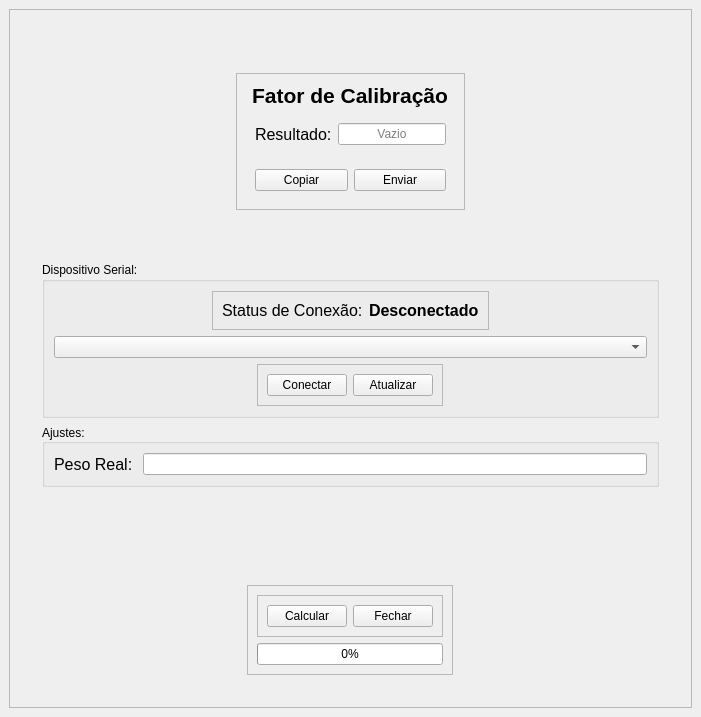
<?xml version="1.0" encoding="UTF-8"?>
<ui version="4.0">
 <class>MainWindow</class>
 <widget class="QMainWindow" name="MainWindow">
  <property name="geometry">
   <rect>
    <x>0</x>
    <y>0</y>
    <width>701</width>
    <height>717</height>
   </rect>
  </property>
  <property name="windowTitle">
   <string>MainWindow</string>
  </property>
  <widget class="QWidget" name="centralwidget">
   <layout class="QVBoxLayout" name="verticalLayout">
    <item>
     <widget class="QFrame" name="frame_2">
      <property name="frameShape">
       <enum>QFrame::Shape::StyledPanel</enum>
      </property>
      <property name="frameShadow">
       <enum>QFrame::Shadow::Raised</enum>
      </property>
      <layout class="QVBoxLayout" name="verticalLayout_4">
       <property name="leftMargin">
        <number>32</number>
       </property>
       <property name="topMargin">
        <number>32</number>
       </property>
       <property name="rightMargin">
        <number>32</number>
       </property>
       <property name="bottomMargin">
        <number>32</number>
       </property>
       <item>
        <spacer name="verticalSpacer_2">
         <property name="orientation">
          <enum>Qt::Orientation::Vertical</enum>
         </property>
         <property name="sizeHint" stdset="0">
          <size>
           <width>20</width>
           <height>40</height>
          </size>
         </property>
        </spacer>
       </item>
       <item alignment="Qt::AlignmentFlag::AlignHCenter|Qt::AlignmentFlag::AlignVCenter">
        <widget class="QFrame" name="frame_1">
         <property name="frameShape">
          <enum>QFrame::Shape::StyledPanel</enum>
         </property>
         <property name="frameShadow">
          <enum>QFrame::Shadow::Sunken</enum>
         </property>
         <layout class="QVBoxLayout" name="verticalLayout_2">
          <item alignment="Qt::AlignmentFlag::AlignHCenter">
           <widget class="QLabel" name="label_2">
            <property name="font">
             <font>
              <pointsize>16</pointsize>
              <italic>false</italic>
              <bold>true</bold>
             </font>
            </property>
            <property name="frameShape">
             <enum>QFrame::Shape::NoFrame</enum>
            </property>
            <property name="frameShadow">
             <enum>QFrame::Shadow::Raised</enum>
            </property>
            <property name="text">
             <string>Fator de Calibração</string>
            </property>
            <property name="textFormat">
             <enum>Qt::TextFormat::PlainText</enum>
            </property>
            <property name="scaledContents">
             <bool>false</bool>
            </property>
            <property name="alignment">
             <set>Qt::AlignmentFlag::AlignCenter</set>
            </property>
            <property name="buddy">
             <cstring>line_edit_fator</cstring>
            </property>
           </widget>
          </item>
          <item>
           <widget class="QFrame" name="frame_6">
            <property name="frameShape">
             <enum>QFrame::Shape::NoFrame</enum>
            </property>
            <property name="frameShadow">
             <enum>QFrame::Shadow::Raised</enum>
            </property>
            <layout class="QHBoxLayout" name="horizontalLayout_5">
             <item>
              <widget class="QLabel" name="label_6">
               <property name="font">
                <font>
                 <pointsize>12</pointsize>
                </font>
               </property>
               <property name="text">
                <string>Resultado:</string>
               </property>
              </widget>
             </item>
             <item>
              <widget class="QLineEdit" name="line_edit_fator">
               <property name="text">
                <string/>
               </property>
               <property name="alignment">
                <set>Qt::AlignmentFlag::AlignCenter</set>
               </property>
               <property name="readOnly">
                <bool>false</bool>
               </property>
               <property name="placeholderText">
                <string>Vazio</string>
               </property>
              </widget>
             </item>
            </layout>
           </widget>
          </item>
          <item>
           <widget class="QFrame" name="frame">
            <property name="frameShape">
             <enum>QFrame::Shape::NoFrame</enum>
            </property>
            <layout class="QHBoxLayout" name="horizontalLayout_2">
             <item>
              <widget class="QPushButton" name="pushButton_3">
               <property name="text">
                <string>Copiar</string>
               </property>
              </widget>
             </item>
             <item>
              <widget class="QPushButton" name="btn_enviar">
               <property name="text">
                <string>Enviar</string>
               </property>
              </widget>
             </item>
            </layout>
           </widget>
          </item>
         </layout>
        </widget>
       </item>
       <item>
        <spacer name="verticalSpacer_3">
         <property name="orientation">
          <enum>Qt::Orientation::Vertical</enum>
         </property>
         <property name="sizeHint" stdset="0">
          <size>
           <width>20</width>
           <height>55</height>
          </size>
         </property>
        </spacer>
       </item>
       <item>
        <widget class="QGroupBox" name="group_dispositivo_serial">
         <property name="contextMenuPolicy">
          <enum>Qt::ContextMenuPolicy::DefaultContextMenu</enum>
         </property>
         <property name="title">
          <string>Dispositivo Serial: </string>
         </property>
         <layout class="QVBoxLayout" name="verticalLayout_3">
          <item alignment="Qt::AlignmentFlag::AlignHCenter">
           <widget class="QFrame" name="frame_5">
            <property name="frameShape">
             <enum>QFrame::Shape::StyledPanel</enum>
            </property>
            <property name="frameShadow">
             <enum>QFrame::Shadow::Sunken</enum>
            </property>
            <layout class="QHBoxLayout" name="horizontalLayout_4">
             <item alignment="Qt::AlignmentFlag::AlignHCenter">
              <widget class="QLabel" name="label_4">
               <property name="font">
                <font>
                 <pointsize>12</pointsize>
                </font>
               </property>
               <property name="text">
                <string>Status de Conexão:</string>
               </property>
              </widget>
             </item>
             <item>
              <widget class="QLabel" name="display_status">
               <property name="font">
                <font>
                 <pointsize>12</pointsize>
                 <bold>true</bold>
                </font>
               </property>
               <property name="text">
                <string>Desconectado</string>
               </property>
              </widget>
             </item>
            </layout>
           </widget>
          </item>
          <item>
           <widget class="QComboBox" name="cbox_seriais"/>
          </item>
          <item alignment="Qt::AlignmentFlag::AlignHCenter">
           <widget class="QFrame" name="frame_4">
            <property name="frameShape">
             <enum>QFrame::Shape::StyledPanel</enum>
            </property>
            <property name="frameShadow">
             <enum>QFrame::Shadow::Raised</enum>
            </property>
            <layout class="QHBoxLayout" name="horizontalLayout_3">
             <item>
              <widget class="QPushButton" name="btn_conectar">
               <property name="text">
                <string>Conectar</string>
               </property>
              </widget>
             </item>
             <item>
              <widget class="QPushButton" name="btn_atualizar">
               <property name="text">
                <string>Atualizar</string>
               </property>
              </widget>
             </item>
            </layout>
           </widget>
          </item>
         </layout>
        </widget>
       </item>
       <item alignment="Qt::AlignmentFlag::AlignVCenter">
        <widget class="QGroupBox" name="groupBox_2">
         <property name="title">
          <string>Ajustes: </string>
         </property>
         <property name="alignment">
          <set>Qt::AlignmentFlag::AlignLeading|Qt::AlignmentFlag::AlignLeft|Qt::AlignmentFlag::AlignVCenter</set>
         </property>
         <property name="flat">
          <bool>false</bool>
         </property>
         <layout class="QFormLayout">
          <item row="0" column="0">
           <widget class="QLabel" name="label_3">
            <property name="font">
             <font>
              <pointsize>12</pointsize>
             </font>
            </property>
            <property name="text">
             <string>Peso Real: </string>
            </property>
            <property name="buddy">
             <cstring>lineEdit_4</cstring>
            </property>
           </widget>
          </item>
          <item row="0" column="1">
           <widget class="QLineEdit" name="lineEdit_4"/>
          </item>
         </layout>
        </widget>
       </item>
       <item>
        <spacer name="verticalSpacer_4">
         <property name="orientation">
          <enum>Qt::Orientation::Vertical</enum>
         </property>
         <property name="sizeHint" stdset="0">
          <size>
           <width>20</width>
           <height>55</height>
          </size>
         </property>
        </spacer>
       </item>
       <item>
        <spacer name="verticalSpacer">
         <property name="orientation">
          <enum>Qt::Orientation::Vertical</enum>
         </property>
         <property name="sizeHint" stdset="0">
          <size>
           <width>20</width>
           <height>55</height>
          </size>
         </property>
        </spacer>
       </item>
       <item alignment="Qt::AlignmentFlag::AlignHCenter">
        <widget class="QFrame" name="frame_3">
         <property name="frameShape">
          <enum>QFrame::Shape::StyledPanel</enum>
         </property>
         <property name="frameShadow">
          <enum>QFrame::Shadow::Raised</enum>
         </property>
         <layout class="QVBoxLayout" name="verticalLayout_5">
          <item>
           <widget class="QFrame" name="frame_7">
            <property name="frameShape">
             <enum>QFrame::Shape::StyledPanel</enum>
            </property>
            <property name="frameShadow">
             <enum>QFrame::Shadow::Raised</enum>
            </property>
            <layout class="QHBoxLayout" name="horizontalLayout_6">
             <item>
              <widget class="QPushButton" name="btn_calcular">
               <property name="text">
                <string>Calcular</string>
               </property>
              </widget>
             </item>
             <item>
              <widget class="QPushButton" name="pushButton_2">
               <property name="text">
                <string>Fechar</string>
               </property>
              </widget>
             </item>
            </layout>
           </widget>
          </item>
          <item>
           <widget class="QProgressBar" name="progressBar">
            <property name="value">
             <number>0</number>
            </property>
           </widget>
          </item>
         </layout>
        </widget>
       </item>
      </layout>
     </widget>
    </item>
   </layout>
  </widget>
 </widget>
 <tabstops>
  <tabstop>lineEdit_4</tabstop>
 </tabstops>
 <resources/>
 <connections>
  <connection>
   <sender>pushButton_3</sender>
   <signal>clicked()</signal>
   <receiver>line_edit_fator</receiver>
   <slot>selectAll()</slot>
   <hints>
    <hint type="sourcelabel">
     <x>448</x>
     <y>214</y>
    </hint>
    <hint type="destinationlabel">
     <x>357</x>
     <y>213</y>
    </hint>
   </hints>
  </connection>
  <connection>
   <sender>pushButton_3</sender>
   <signal>clicked()</signal>
   <receiver>line_edit_fator</receiver>
   <slot>copy()</slot>
   <hints>
    <hint type="sourcelabel">
     <x>440</x>
     <y>206</y>
    </hint>
    <hint type="destinationlabel">
     <x>335</x>
     <y>213</y>
    </hint>
   </hints>
  </connection>
  <connection>
   <sender>pushButton_2</sender>
   <signal>clicked()</signal>
   <receiver>MainWindow</receiver>
   <slot>close()</slot>
   <hints>
    <hint type="sourcelabel">
     <x>414</x>
     <y>662</y>
    </hint>
    <hint type="destinationlabel">
     <x>567</x>
     <y>658</y>
    </hint>
   </hints>
  </connection>
 </connections>
</ui>
